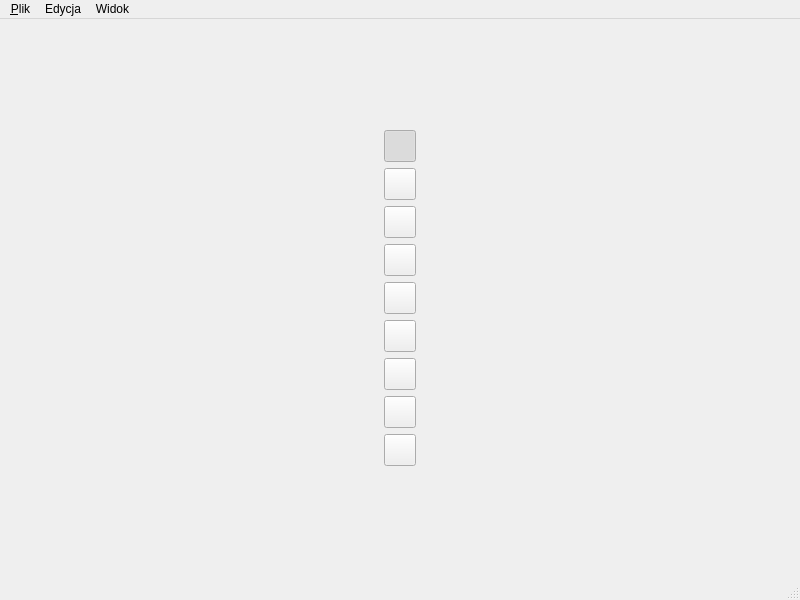
<?xml version="1.0" encoding="UTF-8"?>
<ui version="4.0">
 <class>MainWindow</class>
 <widget class="QMainWindow" name="MainWindow">
  <property name="geometry">
   <rect>
    <x>0</x>
    <y>0</y>
    <width>800</width>
    <height>600</height>
   </rect>
  </property>
  <property name="windowTitle">
   <string>MainWindow</string>
  </property>
  <widget class="QWidget" name="centralwidget">
   <layout class="QGridLayout" name="gridLayout">
    <item row="0" column="0">
     <layout class="QVBoxLayout" name="verticalLayoutDown">
      <item>
       <layout class="QHBoxLayout" name="horizontalLayout">
        <item>
         <layout class="QVBoxLayout" name="verticalLayoutTool">
          <item>
           <widget class="QPushButton" name="pushButtonNarz0">
            <property name="minimumSize">
             <size>
              <width>32</width>
              <height>32</height>
             </size>
            </property>
            <property name="maximumSize">
             <size>
              <width>32</width>
              <height>32</height>
             </size>
            </property>
            <property name="text">
             <string/>
            </property>
            <property name="icon">
             <iconset resource="ikony.qrc">
              <normaloff>:/iconarchive/ikony/iconarchive/cursor.png</normaloff>:/iconarchive/ikony/iconarchive/cursor.png</iconset>
            </property>
            <property name="iconSize">
             <size>
              <width>32</width>
              <height>32</height>
             </size>
            </property>
            <property name="checkable">
             <bool>true</bool>
            </property>
            <property name="checked">
             <bool>true</bool>
            </property>
            <property name="autoExclusive">
             <bool>true</bool>
            </property>
           </widget>
          </item>
          <item>
           <widget class="QPushButton" name="pushButtonNarz6">
            <property name="enabled">
             <bool>true</bool>
            </property>
            <property name="minimumSize">
             <size>
              <width>32</width>
              <height>32</height>
             </size>
            </property>
            <property name="maximumSize">
             <size>
              <width>32</width>
              <height>32</height>
             </size>
            </property>
            <property name="text">
             <string/>
            </property>
            <property name="icon">
             <iconset resource="ikony.qrc">
              <normaloff>:/iconarchive/ikony/iconarchive/select.png</normaloff>:/iconarchive/ikony/iconarchive/select.png</iconset>
            </property>
            <property name="iconSize">
             <size>
              <width>32</width>
              <height>32</height>
             </size>
            </property>
            <property name="checkable">
             <bool>true</bool>
            </property>
            <property name="checked">
             <bool>false</bool>
            </property>
            <property name="autoExclusive">
             <bool>true</bool>
            </property>
           </widget>
          </item>
          <item>
           <widget class="QPushButton" name="pushButtonNarz1">
            <property name="enabled">
             <bool>true</bool>
            </property>
            <property name="minimumSize">
             <size>
              <width>32</width>
              <height>32</height>
             </size>
            </property>
            <property name="maximumSize">
             <size>
              <width>32</width>
              <height>32</height>
             </size>
            </property>
            <property name="text">
             <string/>
            </property>
            <property name="icon">
             <iconset resource="ikony.qrc">
              <normaloff>:/qcad/ikony/qcad/Line2P.png</normaloff>:/qcad/ikony/qcad/Line2P.png</iconset>
            </property>
            <property name="iconSize">
             <size>
              <width>32</width>
              <height>32</height>
             </size>
            </property>
            <property name="checkable">
             <bool>true</bool>
            </property>
            <property name="checked">
             <bool>false</bool>
            </property>
            <property name="autoExclusive">
             <bool>true</bool>
            </property>
           </widget>
          </item>
          <item>
           <widget class="QPushButton" name="pushButtonNarz2">
            <property name="minimumSize">
             <size>
              <width>32</width>
              <height>32</height>
             </size>
            </property>
            <property name="maximumSize">
             <size>
              <width>32</width>
              <height>32</height>
             </size>
            </property>
            <property name="text">
             <string/>
            </property>
            <property name="icon">
             <iconset resource="ikony.qrc">
              <normaloff>:/qcad/ikony/qcad/mLine2P.png</normaloff>:/qcad/ikony/qcad/mLine2P.png</iconset>
            </property>
            <property name="iconSize">
             <size>
              <width>32</width>
              <height>32</height>
             </size>
            </property>
            <property name="checkable">
             <bool>true</bool>
            </property>
            <property name="autoExclusive">
             <bool>true</bool>
            </property>
           </widget>
          </item>
          <item>
           <widget class="QPushButton" name="pushButtonNarz5">
            <property name="minimumSize">
             <size>
              <width>32</width>
              <height>32</height>
             </size>
            </property>
            <property name="maximumSize">
             <size>
              <width>32</width>
              <height>32</height>
             </size>
            </property>
            <property name="text">
             <string/>
            </property>
            <property name="icon">
             <iconset resource="ikony.qrc">
              <normaloff>:/qcad/ikony/qcad/LineAngle.png</normaloff>:/qcad/ikony/qcad/LineAngle.png</iconset>
            </property>
            <property name="iconSize">
             <size>
              <width>32</width>
              <height>32</height>
             </size>
            </property>
            <property name="checkable">
             <bool>true</bool>
            </property>
            <property name="autoExclusive">
             <bool>true</bool>
            </property>
           </widget>
          </item>
          <item>
           <widget class="QPushButton" name="pushButtonNarz3">
            <property name="minimumSize">
             <size>
              <width>32</width>
              <height>32</height>
             </size>
            </property>
            <property name="maximumSize">
             <size>
              <width>32</width>
              <height>32</height>
             </size>
            </property>
            <property name="text">
             <string/>
            </property>
            <property name="icon">
             <iconset resource="ikony.qrc">
              <normaloff>:/qcad/ikony/qcad/Arc3P.png</normaloff>:/qcad/ikony/qcad/Arc3P.png</iconset>
            </property>
            <property name="iconSize">
             <size>
              <width>32</width>
              <height>32</height>
             </size>
            </property>
            <property name="checkable">
             <bool>true</bool>
            </property>
            <property name="autoExclusive">
             <bool>true</bool>
            </property>
           </widget>
          </item>
          <item>
           <widget class="QPushButton" name="pushButtonNarz7">
            <property name="enabled">
             <bool>true</bool>
            </property>
            <property name="minimumSize">
             <size>
              <width>32</width>
              <height>32</height>
             </size>
            </property>
            <property name="maximumSize">
             <size>
              <width>32</width>
              <height>32</height>
             </size>
            </property>
            <property name="text">
             <string/>
            </property>
            <property name="icon">
             <iconset resource="ikony.qrc">
              <normaloff>:/iconarchive/ikony/iconarchive/arrow.png</normaloff>:/iconarchive/ikony/iconarchive/arrow.png</iconset>
            </property>
            <property name="iconSize">
             <size>
              <width>32</width>
              <height>32</height>
             </size>
            </property>
            <property name="checkable">
             <bool>true</bool>
            </property>
            <property name="checked">
             <bool>false</bool>
            </property>
            <property name="autoExclusive">
             <bool>true</bool>
            </property>
           </widget>
          </item>
          <item>
           <widget class="QPushButton" name="pushButtonNarz4">
            <property name="minimumSize">
             <size>
              <width>32</width>
              <height>32</height>
             </size>
            </property>
            <property name="maximumSize">
             <size>
              <width>32</width>
              <height>32</height>
             </size>
            </property>
            <property name="text">
             <string/>
            </property>
            <property name="icon">
             <iconset resource="ikony.qrc">
              <normaloff>:/iconarchive/ikony/iconarchive/sort.png</normaloff>:/iconarchive/ikony/iconarchive/sort.png</iconset>
            </property>
            <property name="iconSize">
             <size>
              <width>32</width>
              <height>32</height>
             </size>
            </property>
            <property name="checkable">
             <bool>true</bool>
            </property>
            <property name="autoExclusive">
             <bool>true</bool>
            </property>
           </widget>
          </item>
          <item>
           <widget class="QPushButton" name="pushButtonNarz8">
            <property name="enabled">
             <bool>true</bool>
            </property>
            <property name="minimumSize">
             <size>
              <width>32</width>
              <height>32</height>
             </size>
            </property>
            <property name="maximumSize">
             <size>
              <width>32</width>
              <height>32</height>
             </size>
            </property>
            <property name="text">
             <string/>
            </property>
            <property name="icon">
             <iconset resource="ikony.qrc">
              <normaloff>:/iconarchive/ikony/iconarchive/catchp.png</normaloff>:/iconarchive/ikony/iconarchive/catchp.png</iconset>
            </property>
            <property name="iconSize">
             <size>
              <width>32</width>
              <height>32</height>
             </size>
            </property>
            <property name="checkable">
             <bool>true</bool>
            </property>
            <property name="checked">
             <bool>false</bool>
            </property>
            <property name="autoExclusive">
             <bool>true</bool>
            </property>
           </widget>
          </item>
         </layout>
        </item>
       </layout>
      </item>
     </layout>
    </item>
   </layout>
  </widget>
  <widget class="QMenuBar" name="menubar">
   <property name="geometry">
    <rect>
     <x>0</x>
     <y>0</y>
     <width>800</width>
     <height>21</height>
    </rect>
   </property>
   <widget class="QMenu" name="menu_Plik">
    <property name="title">
     <string>&amp;Plik</string>
    </property>
    <addaction name="actionNowy"/>
    <addaction name="actionOtworz"/>
    <addaction name="separator"/>
    <addaction name="actionZapisz"/>
    <addaction name="actionZapisz_jako"/>
    <addaction name="separator"/>
    <addaction name="actionZakoncz"/>
   </widget>
   <widget class="QMenu" name="menuWidok">
    <property name="title">
     <string>Widok</string>
    </property>
    <addaction name="actionStandardowy"/>
    <addaction name="actionPowieksz"/>
    <addaction name="actionPomniejsz"/>
   </widget>
   <widget class="QMenu" name="menuEdycja">
    <property name="title">
     <string>Edycja</string>
    </property>
    <addaction name="actionCofnij"/>
    <addaction name="actionPonow"/>
   </widget>
   <addaction name="menu_Plik"/>
   <addaction name="menuEdycja"/>
   <addaction name="menuWidok"/>
  </widget>
  <widget class="QStatusBar" name="statusbar">
   <property name="contextMenuPolicy">
    <enum>Qt::DefaultContextMenu</enum>
   </property>
  </widget>
  <action name="actionNowy">
   <property name="icon">
    <iconset resource="ikony.qrc">
     <normaloff>:/iconarchive/ikony/iconarchive/new.png</normaloff>:/iconarchive/ikony/iconarchive/new.png</iconset>
   </property>
   <property name="text">
    <string>Nowy</string>
   </property>
   <property name="shortcut">
    <string>Ctrl+N</string>
   </property>
  </action>
  <action name="actionOtworz">
   <property name="icon">
    <iconset resource="ikony.qrc">
     <normaloff>:/iconarchive/ikony/iconarchive/open.png</normaloff>:/iconarchive/ikony/iconarchive/open.png</iconset>
   </property>
   <property name="text">
    <string>Otworz</string>
   </property>
   <property name="shortcut">
    <string>Ctrl+O</string>
   </property>
  </action>
  <action name="actionZapisz">
   <property name="icon">
    <iconset resource="ikony.qrc">
     <normaloff>:/iconarchive/ikony/iconarchive/save.png</normaloff>:/iconarchive/ikony/iconarchive/save.png</iconset>
   </property>
   <property name="text">
    <string>Zapisz</string>
   </property>
   <property name="shortcut">
    <string>Ctrl+S</string>
   </property>
  </action>
  <action name="actionZapisz_jako">
   <property name="icon">
    <iconset resource="ikony.qrc">
     <normaloff>:/iconarchive/ikony/iconarchive/saveas.png</normaloff>:/iconarchive/ikony/iconarchive/saveas.png</iconset>
   </property>
   <property name="text">
    <string>Zapisz jako</string>
   </property>
   <property name="shortcut">
    <string>Ctrl+Shift+S</string>
   </property>
  </action>
  <action name="actionZakoncz">
   <property name="icon">
    <iconset resource="ikony.qrc">
     <normaloff>:/iconarchive/ikony/iconarchive/close.png</normaloff>:/iconarchive/ikony/iconarchive/close.png</iconset>
   </property>
   <property name="text">
    <string>Zakoncz</string>
   </property>
  </action>
  <action name="actionStandardowy">
   <property name="icon">
    <iconset resource="ikony.qrc">
     <normaloff>:/iconarchive/ikony/iconarchive/ZoomNormal.png</normaloff>:/iconarchive/ikony/iconarchive/ZoomNormal.png</iconset>
   </property>
   <property name="text">
    <string>Standardowy</string>
   </property>
  </action>
  <action name="actionPowieksz">
   <property name="icon">
    <iconset resource="ikony.qrc">
     <normaloff>:/iconarchive/ikony/iconarchive/ZoomIn.png</normaloff>:/iconarchive/ikony/iconarchive/ZoomIn.png</iconset>
   </property>
   <property name="text">
    <string>Powieksz</string>
   </property>
   <property name="shortcut">
    <string>Ctrl++</string>
   </property>
  </action>
  <action name="actionPomniejsz">
   <property name="icon">
    <iconset resource="ikony.qrc">
     <normaloff>:/iconarchive/ikony/iconarchive/ZoomOut.png</normaloff>:/iconarchive/ikony/iconarchive/ZoomOut.png</iconset>
   </property>
   <property name="text">
    <string>Pomniejsz</string>
   </property>
   <property name="shortcut">
    <string>Ctrl+-</string>
   </property>
  </action>
  <action name="actionCofnij">
   <property name="enabled">
    <bool>false</bool>
   </property>
   <property name="text">
    <string>Cofnij</string>
   </property>
   <property name="shortcut">
    <string>Ctrl+Z</string>
   </property>
   <property name="visible">
    <bool>true</bool>
   </property>
  </action>
  <action name="actionPonow">
   <property name="enabled">
    <bool>false</bool>
   </property>
   <property name="text">
    <string>Ponow</string>
   </property>
   <property name="shortcut">
    <string>Ctrl+Shift+Z</string>
   </property>
  </action>
 </widget>
 <resources>
  <include location="ikony.qrc"/>
 </resources>
 <connections/>
</ui>
